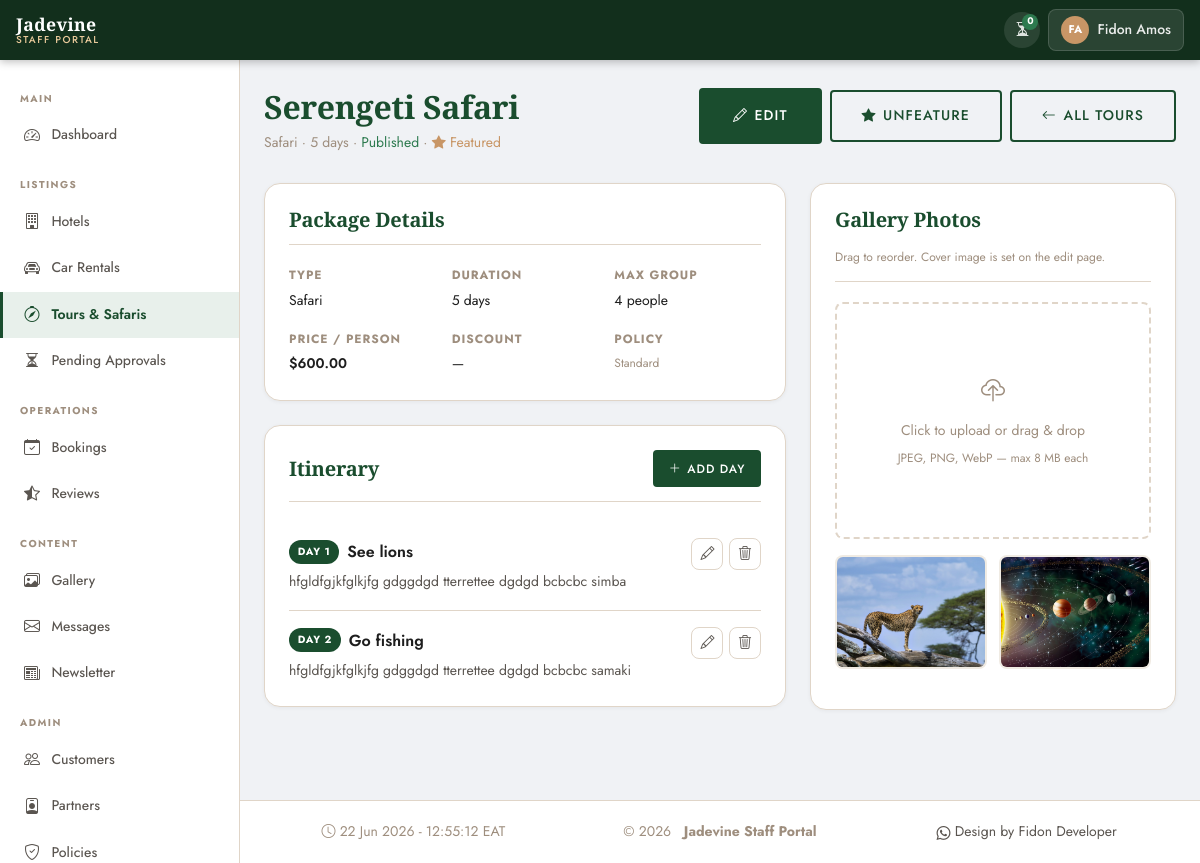
/portal/tours/1/ (signed in), run on an earlier commit of the app's database.
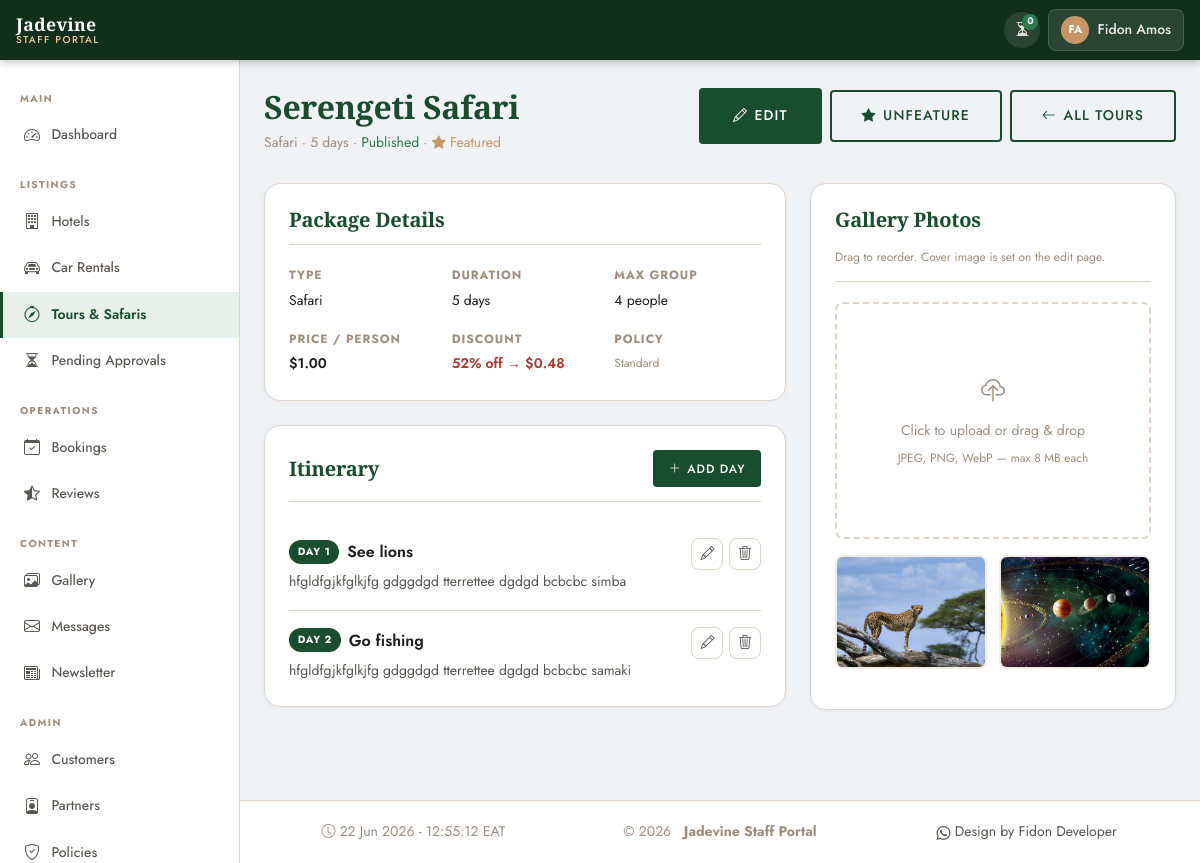
And on a later commit of the database.
### apps/tours/models.py (models this page shows, shortened)
class TourPackage(models.Model):
    TOUR_TYPE_CHOICES = [
        ('safari', _('Safari')),
        ('beach', _('Beach')),
        ('cultural', _('Cultural')),
        ('climbing', _('Climbing')),
        ('combined', _('Combined Safari & Beach')),
    ]
    name_en = models.CharField(max_length=200, verbose_name=_('Name (English)'))
    name_fr = models.CharField(max_length=200, blank=True, null=True, verbose_name=_('Name (French)'))
    name_ru = models.CharField(max_length=200, blank=True, null=True, verbose_name=_('Name (Russian)'))
    slug = models.SlugField(unique=True, blank=True)
    tour_type = models.CharField(
        max_length=20, choices=TOUR_TYPE_CHOICES, verbose_name=_('Tour Type')
    )
    description_en = models.TextField(verbose_name=_('Description (English)'))
    description_fr = models.TextField(blank=True, null=True)
    description_ru = models.TextField(blank=True, null=True)
    duration_days = models.PositiveIntegerField(verbose_name=_('Duration (Days)'))
    group_size_max = models.PositiveIntegerField(verbose_name=_('Maximum Group Size'))
    price_per_person = models.DecimalField(
        max_digits=10, decimal_places=2, verbose_name=_('Price Per Person (USD)')
    )
    highlights_en = models.JSONField(default=list, verbose_name=_('Highlights (English)'))
    highlights_fr = models.JSONField(default=list, blank=True, null=True)
    highlights_ru = models.JSONField(default=list, blank=True, null=True)
    inclusions_en = models.JSONField(default=list, verbose_name=_('Inclusions (English)'))
    inclusions_fr = models.JSONField(default=list, blank=True, null=True)
    inclusions_ru = models.JSONField(default=list, blank=True, null=True)
    exclusions_en = models.JSONField(default=list, verbose_name=_('Exclusions (English)'))
    exclusions_fr = models.JSONField(default=list, blank=True, null=True)
    exclusions_ru = models.JSONField(default=list, blank=True, null=True)
    what_to_bring_en = models.TextField(blank=True, null=True)
    what_to_bring_fr = models.TextField(blank=True, null=True)
    what_to_bring_ru = models.TextField(blank=True, null=True)
    cover_image = models.ImageField(upload_to='tours/covers/')
    is_active = models.BooleanField(default=True, verbose_name=_('Active / Visible'))
    is_featured = models.BooleanField(
        default=False,
        verbose_name=_('Featured'),
        help_text=_('Show in Featured Packages section on homepage')
    )
    discount_percent = models.PositiveSmallIntegerField(default=0, verbose_name=_('Discount (%)'))
    discount_expires_at = models.DateTimeField(blank=True, null=True)
    is_refundable = models.BooleanField(default=True, verbose_name=_('Refundable'))
    allows_pay_on_arrival = models.BooleanField(default=True, verbose_name=_('Allows Pay on Arrival'))
    allows_pets = models.BooleanField(
        default=False,
        verbose_name=_('Pets Allowed'),
        help_text=_('If unchecked, pets are not permitted on this tour.')
    )
    created_at = models.DateTimeField(auto_now_add=True)
    updated_at = models.DateTimeField(auto_now=True)
    class Meta:
        verbose_name = _('Tour Package')
        verbose_name_plural = _('Tour Packages')
        ordering = ['-is_featured', '-created_at']
    def get_discounted_price(self):
        from django.utils import timezone
        from decimal import Decimal
        if not self.discount_percent or self.discount_percent <= 0:
            return None
        if self.discount_expires_at and self.discount_expires_at < timezone.now():
            return None
        factor = Decimal(1) - Decimal(self.discount_percent) / Decimal(100)
        return (self.price_per_person * factor).quantize(Decimal('0.01'))
    def get_display_price(self):
        return self.get_discounted_price() or self.price_per_person
    @property
    def has_active_discount(self):
        return self.get_discounted_price() is not None

### apps/portal/views/tours.py (the view)
# urls.py: path('tours/<int:pk>/', PortalTourDetailView.as_view(), name='tour_detail'),
class PortalTourDetailView(SuperAdminRequiredMixin, View):
    template_name = 'portal/portal_tour_detail.html'
    def get(self, request, pk):
        tour = get_object_or_404(
            TourPackage.objects.prefetch_related('itinerary_days', 'photos'),
            pk=pk
        )
        itinerary_days = tour.itinerary_days.order_by('day_number')
        photos = tour.photos.order_by('order')
        days_data = []
        for day in itinerary_days:
            days_data.append({
                'id':             day.pk,
                'day_number':     day.day_number,
                'title_en':       day.title_en or '',
                'title_fr':       day.title_fr or '',
                'title_ru':       day.title_ru or '',
                'description_en': day.description_en or '',
                'description_fr': day.description_fr or '',
                'description_ru': day.description_ru or '',
                'edit_url':  f'/portal/tours/{pk}/itinerary/{day.pk}/edit/',
                'delete_url': f'/portal/tours/{pk}/itinerary/{day.pk}/delete/',
            })
        context = {
            'tour': tour,
            'itinerary_days': itinerary_days,
            'photos': photos,
            'day_form': TourItineraryDayForm(),
            'itinerary_days_json': json.dumps(days_data, cls=DjangoJSONEncoder),
        }
        return render(request, self.template_name, context)

### apps/core/context_processors.py (called while the page is built, shortened)
def seo(request):
    path = request.path
    public = is_public_i18n_path(path)
    has_query = bool(request.META.get('QUERY_STRING'))
    canonical = absolute_url(path)
    alternates = []
    x_default = None
    robots_index = public and not has_query
    return {
        'SEO': {
            'site_url': get_site_url(),
            'canonical_url': canonical,
            'hreflang_alternates': alternates,
            'hreflang_x_default': x_default,
            'robots_index': robots_index,
            'is_public': public,
            'og_locale': OG_LOCALE_MAP.get(getattr(request, 'LANGUAGE_CODE', 'en'), 'en_US'),
        },
        'GA4_MEASUREMENT_ID': getattr(settings, 'GA4_MEASUREMENT_ID', ''),
        'GSC_VERIFICATION': getattr(settings, 'GSC_VERIFICATION', ''),
    }

### apps/core/seo.py (called while the page is built)
def get_site_url():
    return settings.SITE_URL.rstrip('/')

def absolute_url(path):
    if not path:
        return get_site_url() + '/'
    if path.startswith(('http://', 'https://')):
        return path
    if not path.startswith('/'):
        path = '/' + path
    return get_site_url() + path

def is_public_i18n_path(path):
    return not any(path.startswith(p) for p in NON_PUBLIC_PREFIXES)

### templates/portal/portal_tour_detail.html (shortened to what the changed rows need)
{% extends "portal/portal_base.html" %}
{% load static i18n %}
{% block page_title %}{{ tour.name_en }}{% endblock %}
{% block page_subtitle %}
  <p class="portal-page-subtitle">
    {{ tour.get_tour_type_display }} &middot;
    {% blocktrans with d=tour.duration_days %}{{ d }} days{% endblocktrans %} &middot;
    {% if tour.is_active %}
      <span style="color:var(--color-success);">{% trans "Published" %}</span>
    {% else %}
      <span style="color:var(--color-muted);">{% trans "Hidden" %}</span>
    {% endif %}
    {% if tour.is_featured %}
    &middot; <span style="color:var(--color-accent);"><i class="bi bi-star-fill"></i> {% trans "Featured" %}</span>
    {% endif %}
  </p>
{% endblock %}
{% block extra_css %}
<link rel="stylesheet" href="{% static 'css/portal/portal_tours.css' %}">
{% endblock %}
{% block content %}
<div class="row g-4">
  <div class="col-lg-7">
    <div class="portal-card mb-4">
      <div class="portal-card-header">
        <h2 class="portal-card-title">{% trans "Package Details" %}</h2>
      </div>
      <div class="row g-3">
        <div class="col-sm-4">
          <span class="detail-label">{% trans "Type" %}</span>
          <span class="detail-value">{{ tour.get_tour_type_display }}</span>
        </div>
        <div class="col-sm-4">
          <span class="detail-label">{% trans "Duration" %}</span>
          <span class="detail-value">{% blocktrans with d=tour.duration_days %}{{ d }} days{% endblocktrans %}</span>
        </div>
        <div class="col-sm-4">
          <span class="detail-label">{% trans "Max Group" %}</span>
          <span class="detail-value">{{ tour.group_size_max }} {% trans "people" %}</span>
        </div>
        <div class="col-sm-4">
          <span class="detail-label">{% trans "Price / Person" %}</span>
          <span class="detail-value" style="font-weight:600;">${{ tour.price_per_person }}</span>
        </div>
        <div class="col-sm-4">
          <span class="detail-label">{% trans "Discount" %}</span>
          <span class="detail-value">
            {% if tour.has_active_discount %}
              <span style="color:var(--color-danger);font-weight:600;">{{ tour.discount_percent }}% off → ${{ tour.get_display_price }}</span>
            {% else %}—{% endif %}
          </span>
        </div>
      </div>
    </div>
    <div class="portal-card">
      <div class="portal-card-header">
        <h2 class="portal-card-title">{% trans "Itinerary" %}</h2>
      </div>
    </div>
  </div>
  <div class="col-lg-5">
    <div class="portal-card">
      <div class="portal-card-header">
        <h2 class="portal-card-title">{% trans "Gallery Photos" %}</h2>
      </div>
    </div>
  </div>
</div>
{% endblock %}

What changed in the data, as far as the page shows it:
changed TourPackage "Serengeti Safari": price_per_person "600.00" → "1.00"; discount_percent (not shown) → "52"; get_display_price (not shown) → "0.48"
Also different on the page:
text now shown: "% off → $"
